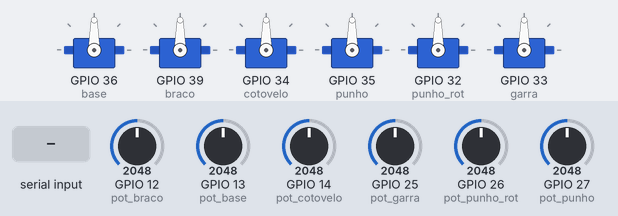
This program was run on a simulated ESP32. Shown: 6 × servo. The inputs (shaded band) are chosen by the test bench; at power-on: GPIO 12 (pot_braco) = 2048, GPIO 13 (pot_base) = 2048, GPIO 14 (pot_cotovelo) = 2048, GPIO 25 (pot_garra) = 2048, GPIO 26 (pot_punho_rot) = 2048, GPIO 27 (pot_punho) = 2048. EEPROM starts erased; what the program prints to the serial monitor is not drawn.

Above: at 1.2 s.
1.3 s: "c" received over Serial
At 2.55 s:
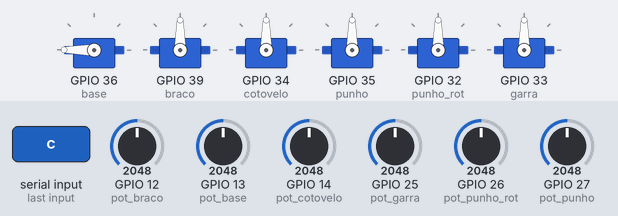
4.3 s: "a" received over Serial
At 5.8 s:
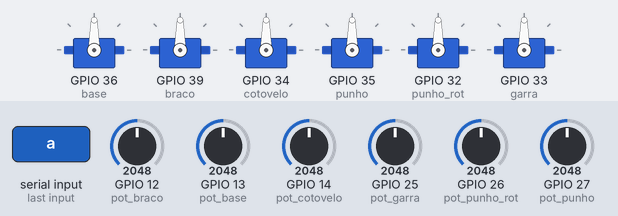
8.7 s: GPIO 12 (pot_braco) set to 2866
At 9.6 s:
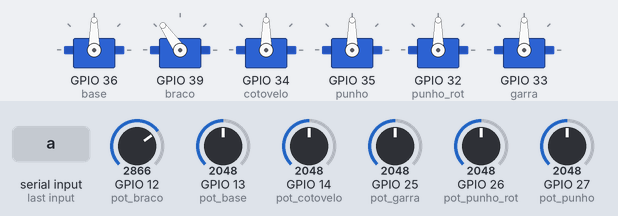
10.2 s: GPIO 13 (pot_base) set to 2866
At 10.7 s:
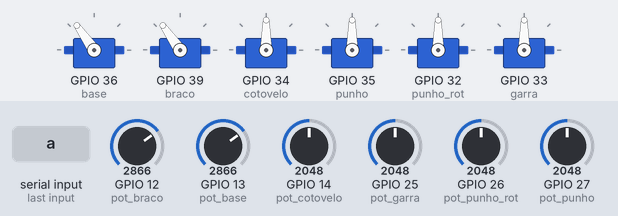
11.7 s: GPIO 14 (pot_cotovelo) set to 2866
At 13.1 s:
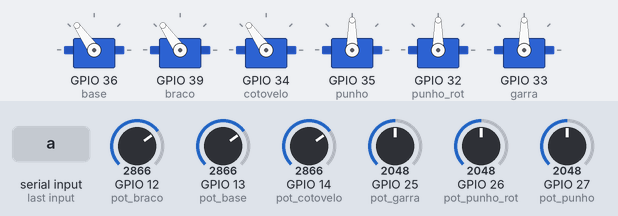
Timing chart, 0 to 14.2 s (numbered marks = the images above; inputs shaded):
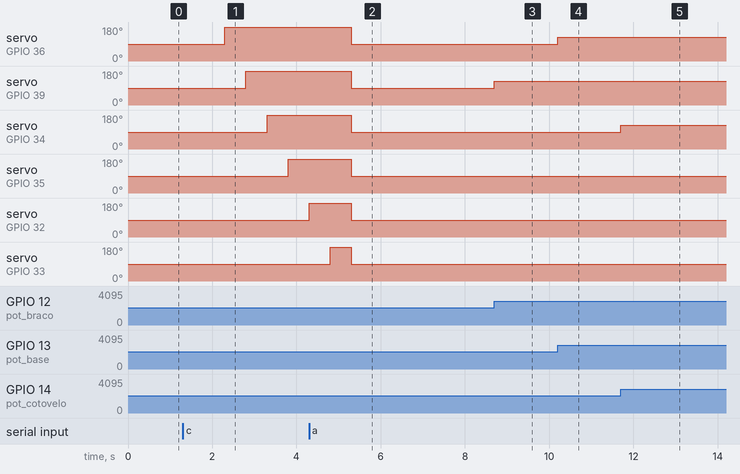

The program:

main.cpp
```cpp
/*===============================================================================================*/
/*BIBLIOTECAS*/
#include <Arduino.h>
#include <ESP32Servo.h>
#include "EEPROM.h"

/*===============================================================================================*/
/*MAPEAMENTO DE HARDWARE*/
                                                                /*Definições de saida (atuadores)*/
#define base      36
#define braco     39
#define cotovelo  34
#define punho     35
#define punho_rot 32
#define garra     33

                                                /*Definições de entrada (Sensores(potenciometros))*/
#define pot_base      13
#define pot_braco     12
#define pot_cotovelo  14
#define pot_punho     27
#define pot_punho_rot 26
#define pot_garra     25

/*===============================================================================================*/
/*PROTIPAGEM*/
void choose_Mode();
void repetition_Mode();
void learn_Mode();
void repeatLearn_Mode();

/*===============================================================================================*/
/*OBJETOS*/
Servo servo_base;
Servo servo_braco;
Servo servo_cotovelo;
Servo servo_punho;
Servo servo_punho_rot;
Servo servo_garra;

/*===============================================================================================*/
/*DEFINIÇÕES*/
#define LIMIT_MOVS 20
#define TIME_BET_MOVS 500

/*===============================================================================================*/
/*VARIAVEIS*/
uint8_t posBase[LIMIT_MOVS] = {0};
uint8_t posBraco[LIMIT_MOVS] = {0};
uint8_t posCotovelo[LIMIT_MOVS] = {0};
uint8_t posPunho[LIMIT_MOVS] = {0};
uint8_t posPunhoRot[LIMIT_MOVS] = {0};
uint8_t posGarra[LIMIT_MOVS] = {0};

uint32_t previous_time = 0;

char flag_mode,
     flag_learn,
     count_learns = 0,
     count_positions = 0;

/*===============================================================================================*/
/*FUNÇÃO SETUP*/
void setup()
{
  pinMode(base, OUTPUT);
  pinMode(braco, OUTPUT);
  pinMode(cotovelo, OUTPUT);
  pinMode(punho, OUTPUT);
  pinMode(punho_rot, OUTPUT);
  pinMode(garra, OUTPUT);

  pinMode(pot_base, INPUT);
  pinMode(pot_braco, INPUT);
  pinMode(pot_cotovelo, INPUT);
  pinMode(pot_punho, INPUT);
  pinMode(pot_punho_rot, INPUT);
  pinMode(pot_garra, INPUT);

  servo_base.attach(base);
  servo_braco.attach(braco);
  servo_cotovelo.attach(cotovelo);
  servo_punho.attach(punho);
  servo_punho_rot.attach(punho_rot);
  servo_garra.attach(garra);

  Serial.begin(115200);
  if(!EEPROM.begin(128))
  {
    Serial.println("Falha ao iniciar EEPROM");
    Serial.println("Reiniciando em 1s");
    delay(1000);
    ESP.restart();
  }else
    Serial.println("EEPROM iniciado com sucesso");
}

/*===============================================================================================*/
/*FUNÇÃO LOOP*/
void loop()
{
  choose_Mode();
}  // end loop

/*===============================================================================================*/
/*FUNÇÃO CHOOSE MODE*/
void choose_Mode()
{
  if(Serial.available())
    flag_mode = Serial.read();

  switch(flag_mode)
  {
    case 'a':
      repetition_Mode();
      Serial.println("Modo de repetição");                     //DEBUG
    break;

    case 'b':
      learn_Mode();
      Serial.println("Modo de leitura");                       //DEBUG
    break;

    case 'c':
      repeatLearn_Mode();
      Serial.println("Modo de repetição do que foi gravado");  //DEBUG
    break;
  }  // end switch
}  // end choose mode

/*===============================================================================================*/
/*FUNÇÃO REPETITION MODE*/
void repetition_Mode()
{
  servo_base.write(map(analogRead(pot_base), 0, 4095, 0, 180));
  servo_braco.write(map(analogRead(pot_braco), 0, 4095, 0, 180));
  servo_cotovelo.write(map(analogRead(pot_cotovelo), 0, 4095, 0, 180));
  servo_punho.write(map(analogRead(pot_punho), 0, 4095, 0, 180));
  servo_punho_rot.write(map(analogRead(pot_punho_rot), 0, 4095, 0, 180));
  servo_garra.write(map(analogRead(pot_garra), 0, 4095, 0, 180));
}  // end repetition mode

/*===============================================================================================*/
/*FUNÇÃO LEARN MODE*/
void learn_Mode()
{
  servo_base.write(map(analogRead(pot_base), 0, 4095, 0, 180));
  servo_braco.write(map(analogRead(pot_braco), 0, 4095, 0, 180));
  servo_cotovelo.write(map(analogRead(pot_cotovelo), 0, 4095, 0, 180));
  servo_punho.write(map(analogRead(pot_punho), 0, 4095, 0, 180));
  servo_punho_rot.write(map(analogRead(pot_punho_rot), 0, 4095, 0, 180));
  servo_garra.write(map(analogRead(pot_garra), 0, 4095, 0, 180));

  if(Serial.available() != 0)
  {
    flag_learn = Serial.read();

    if(flag_learn == 'l' || flag_learn == 'L')
    {
      posBase[count_learns] = map(analogRead(pot_base), 0, 4095, 0, 180);
      posBraco[count_learns] = map(analogRead(pot_braco), 0, 4095, 0, 180);
      posCotovelo[count_learns] = map(analogRead(pot_cotovelo), 0, 4095, 0, 180);
      posPunho[count_learns] = map(analogRead(pot_punho), 0, 4095, 0, 180);
      posPunhoRot[count_learns] = map(analogRead(pot_punho_rot), 0, 4095, 0, 180);
      posGarra[count_learns] = map(analogRead(pot_garra), 0, 4095, 0, 180);

      EEPROM.writeByte(count_learns, posBase[count_learns]);
      EEPROM.writeByte(count_learns+1, posBraco[count_learns]);
      EEPROM.writeByte(count_learns+2, posCotovelo[count_learns]);
      EEPROM.writeByte(count_learns+3, posPunho[count_learns]);
      EEPROM.writeByte(count_learns+4, posPunhoRot[count_learns]);
      EEPROM.writeByte(count_learns+5, posGarra[count_learns]);

      count_learns++;
    }
  }
}

/*===============================================================================================*/
/*FUNÇÃO REPEAT LEARN MODE*/
void repeatLearn_Mode()
{
  delay(1000);
  count_positions = count_learns;
  count_learns = 0;

  for(byte flag = 0; flag <= count_positions; flag++)
  {
    servo_base.write(EEPROM.readByte(flag));
    delay(TIME_BET_MOVS);
    servo_braco.write(EEPROM.readByte(flag+1));
    delay(TIME_BET_MOVS);
    servo_cotovelo.write(EEPROM.readByte(flag+2));
    delay(TIME_BET_MOVS);
    servo_punho.write(EEPROM.readByte(flag+3));
    delay(TIME_BET_MOVS);
    servo_punho_rot.write(EEPROM.readByte(flag+4));
    delay(TIME_BET_MOVS);
    servo_garra.write(EEPROM.readByte(flag+5));
    delay(TIME_BET_MOVS);
  }
}
```

Measured:
- after the input at 1.3 s, servo on GPIO 36 (base): 90° → 180° after 1.0 s; servo on GPIO 39 (braco): 90° → 180° after 1.5 s; servo on GPIO 34 (cotovelo): 90° → 180° after 2.0 s; servo on GPIO 35 (punho): 90° → 180° after 2.5 s
- after the input at 4.3 s, servo on GPIO 36 (base), servo on GPIO 39 (braco), servo on GPIO 34 (cotovelo), servo on GPIO 35 (punho): 180° → 90° after 1.0 s
- after the input at 8.7 s, servo on GPIO 39 (braco): 90° → 125° at once
- after the input at 10.2 s, servo on GPIO 36 (base): 90° → 125° at once
- after the input at 11.7 s, servo on GPIO 34 (cotovelo): 90° → 125° at once
